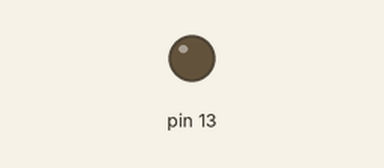
This sketch was run on a simulated Arduino Uno, built with avr-gcc and run on an emulated ATmega328P. On the bench: output pins drawn as LEDs (lit = HIGH).

Above: at 0.42 s.
At 39.9 s:
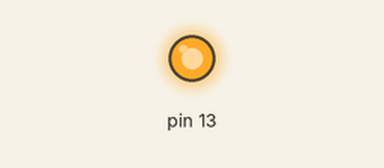
Timing chart, 0 to 40.0 s (numbered marks = the images above):
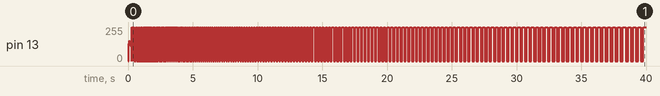

The sketch:

Listing_4_8.ino
```cpp
void setup() // Настройка
{
 // Переводим 13 порт в состояние вывода информации.
 pinMode(13, OUTPUT);
}
// Основная программа.
void loop()
{
  int i;
  for(i=0;i<300;i++)
  {
  digitalWrite(13, 1);   // Включает светодиод на плате.
  delay(i);           // Ждет i миллисекунд.
  digitalWrite(13, 0);   // Выключает светодиод.
  delay(i);           // Ждет i миллисекунд.
  }
}
```
